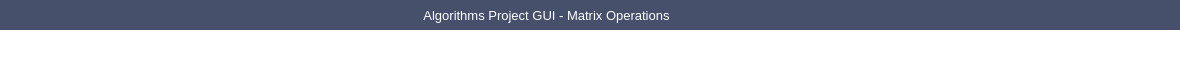
       <widget class="QFrame" name="frame_top">
        <property name="minimumSize">
         <size>
          <width>1180</width>
          <height>0</height>
         </size>
        </property>
        <property name="maximumSize">
         <size>
          <width>16777215</width>
          <height>60</height>
         </size>
        </property>
        <property name="styleSheet">
         <string notr="true">background-color: transparent;</string>
        </property>
        <property name="frameShape">
         <enum>QFrame::NoFrame</enum>
        </property>
        <property name="frameShadow">
         <enum>QFrame::Raised</enum>
        </property>
        <layout class="QHBoxLayout" name="horizontalLayout_27">
         <property name="spacing">
          <number>0</number>
         </property>
         <property name="leftMargin">
          <number>0</number>
         </property>
         <property name="topMargin">
          <number>0</number>
         </property>
         <property name="rightMargin">
          <number>0</number>
         </property>
         <property name="bottomMargin">
          <number>0</number>
         </property>
         <item>
          <widget class="QFrame" name="frame_top_right">
           <property name="styleSheet">
            <string notr="true">background: transparent;</string>
           </property>
           <property name="frameShape">
            <enum>QFrame::NoFrame</enum>
           </property>
           <property name="frameShadow">
            <enum>QFrame::Raised</enum>
           </property>
           <layout class="QVBoxLayout" name="verticalLayout_17">
            <property name="spacing">
             <number>0</number>
            </property>
            <property name="leftMargin">
             <number>0</number>
            </property>
            <property name="topMargin">
             <number>0</number>
            </property>
            <property name="rightMargin">
             <number>0</number>
            </property>
            <property name="bottomMargin">
             <number>0</number>
            </property>
            <item>
             <widget class="QFrame" name="frame_top_btns">
              <property name="maximumSize">
               <size>
                <width>16777215</width>
                <height>30</height>
               </size>
              </property>
              <property name="styleSheet">
               <string notr="true">background-color: rgba(33, 45, 76, 150);</string>
              </property>
              <property name="frameShape">
               <enum>QFrame::NoFrame</enum>
              </property>
              <property name="frameShadow">
               <enum>QFrame::Raised</enum>
              </property>
              <layout class="QHBoxLayout" name="horizontalLayout_28">
               <property name="spacing">
                <number>0</number>
               </property>
               <property name="leftMargin">
                <number>0</number>
               </property>
               <property name="topMargin">
                <number>0</number>
               </property>
               <property name="rightMargin">
                <number>0</number>
               </property>
               <property name="bottomMargin">
                <number>0</number>
               </property>
               <item>
                <widget class="QFrame" name="frame_label_top_btns">
                 <property name="minimumSize">
                  <size>
                   <width>0</width>
                   <height>30</height>
                  </size>
                 </property>
                 <property name="frameShape">
                  <enum>QFrame::NoFrame</enum>
                 </property>
                 <property name="frameShadow">
                  <enum>QFrame::Raised</enum>
                 </property>
                 <layout class="QHBoxLayout" name="horizontalLayout_29">
                  <property name="spacing">
                   <number>0</number>
                  </property>
                  <property name="leftMargin">
                   <number>8</number>
                  </property>
                  <property name="topMargin">
                   <number>0</number>
                  </property>
                  <property name="rightMargin">
                   <number>10</number>
                  </property>
                  <property name="bottomMargin">
                   <number>0</number>
                  </property>
                  <item>
                   <widget class="QFrame" name="frame_icon_top_bar">
                    <property name="minimumSize">
                     <size>
                      <width>0</width>
                      <height>30</height>
                     </size>
                    </property>
                    <property name="maximumSize">
                     <size>
                      <width>30</width>
                      <height>30</height>
                     </size>
                    </property>
                    <property name="styleSheet">
                     <string notr="true">background: transparent;
image: url(:/images/images/shutter_speed_white_24dp.svg);
background-position: center;
background-repeat: no-repeat;</string>
                    </property>
                    <property name="frameShape">
                     <enum>QFrame::StyledPanel</enum>
                    </property>
                    <property name="frameShadow">
                     <enum>QFrame::Raised</enum>
                    </property>
                   </widget>
                  </item>
                  <item>
                   <widget class="QLabel" name="label_title_bar_top">
                    <property name="minimumSize">
                     <size>
                      <width>0</width>
                      <height>30</height>
                     </size>
                    </property>
                    <property name="font">
                     <font>
                      <family>Segoe UI</family>
                      <pointsize>10</pointsize>
                      <weight>50</weight>
                      <bold>false</bold>
                     </font>
                    </property>
                    <property name="styleSheet">
                     <string notr="true">background: transparent;
margin-left: 5px;
color: rgb(255, 255, 255);</string>
                    </property>
                    <property name="text">
                     <string>Algorithms Project GUI - Matrix Operations</string>
                    </property>
                    <property name="alignment">
                     <set>Qt::AlignCenter</set>
                    </property>
                   </widget>
                  </item>
                 </layout>
                 <zorder>label_title_bar_top</zorder>
                 <zorder>frame_icon_top_bar</zorder>
                </widget>
               </item>
               <item>
                <widget class="QFrame" name="frame_btns_right">
                 <property name="maximumSize">
                  <size>
                   <width>120</width>
                   <height>16777215</height>
                  </size>
                 </property>
                 <property name="frameShape">
                  <enum>QFrame::NoFrame</enum>
                 </property>
                 <property name="frameShadow">
                  <enum>QFrame::Raised</enum>
                 </property>
                 <layout class="QHBoxLayout" name="horizontalLayout_30">
                  <property name="spacing">
                   <number>0</number>
                  </property>
                  <property name="leftMargin">
                   <number>0</number>
                  </property>
                  <property name="topMargin">
                   <number>0</number>
                  </property>
                  <property name="rightMargin">
                   <number>0</number>
                  </property>
                  <property name="bottomMargin">
                   <number>0</number>
                  </property>
                  <item>
                   <widget class="QPushButton" name="btn_minimize">
                    <property name="sizePolicy">
                     <sizepolicy hsizetype="Minimum" vsizetype="Expanding">
                      <horstretch>0</horstretch>
                      <verstretch>0</verstretch>
                     </sizepolicy>
                    </property>
                    <property name="minimumSize">
                     <size>
                      <width>0</width>
                      <height>30</height>
                     </size>
                    </property>
                    <property name="toolTip">
                     <string>Minimize</string>
                    </property>
                    <property name="styleSheet">
                     <string notr="true">QPushButton {	
	border: none;
	background-color: transparent;
}
QPushButton:hover {
	background-color: rgb(44, 49, 60)
}
QPushButton:pressed {	
	background-color: rgb(85, 170, 255);
}</string>
                    </property>
                    <property name="text">
                     <string/>
                    </property>
                    <property name="icon">
                     <iconset>
                      <normaloff>../images/minimize_white_24dp.svg</normaloff>../images/minimize_white_24dp.svg</iconset>
                    </property>
                   </widget>
                  </item>
                  <item>
                   <widget class="QPushButton" name="btn_maximize_restore">
                    <property name="sizePolicy">
                     <sizepolicy hsizetype="Minimum" vsizetype="Expanding">
                      <horstretch>0</horstretch>
                      <verstretch>0</verstretch>
                     </sizepolicy>
                    </property>
                    <property name="minimumSize">
                     <size>
                      <width>0</width>
                      <height>30</height>
                     </size>
                    </property>
                    <property name="toolTip">
                     <string>Maximize</string>
                    </property>
                    <property name="styleSheet">
                     <string notr="true">QPushButton {	
	border: none;
	background-color: transparent;
}
QPushButton:hover {
	background-color: rgb(44, 49, 60)
}
QPushButton:pressed {	
	background-color: rgb(85, 170, 255);
}</string>
                    </property>
                    <property name="text">
                     <string/>
                    </property>
                    <property name="icon">
                     <iconset>
                      <normaloff>../images/open_in_full_white_24dp.svg</normaloff>../images/open_in_full_white_24dp.svg</iconset>
                    </property>
                   </widget>
                  </item>
                  <item>
                   <widget class="QPushButton" name="btn_close">
                    <property name="sizePolicy">
                     <sizepolicy hsizetype="Minimum" vsizetype="Expanding">
                      <horstretch>0</horstretch>
                      <verstretch>0</verstretch>
                     </sizepolicy>
                    </property>
                    <property name="minimumSize">
                     <size>
                      <width>0</width>
                      <height>30</height>
                     </size>
                    </property>
                    <property name="toolTip">
                     <string>Close</string>
                    </property>
                    <property name="styleSheet">
                     <string notr="true">QPushButton {	
	border: none;
	background-color: transparent;
}
QPushButton:hover {
	background-color: rgb(44, 49, 60)
}
QPushButton:pressed {	
	background-color: rgb(85, 170, 255);
}</string>
                    </property>
                    <property name="text">
                     <string/>
                    </property>
                    <property name="icon">
                     <iconset>
                      <normaloff>../images/close_white_24dp.svg</normaloff>../images/close_white_24dp.svg</iconset>
                    </property>
                   </widget>
                  </item>
                 </layout>
                 <zorder>btn_minimize</zorder>
                 <zorder>btn_close</zorder>
                 <zorder>btn_maximize_restore</zorder>
                </widget>
               </item>
              </layout>
             </widget>
            </item>
            <item>
             <spacer name="verticalSpacer_6">
              <property name="orientation">
               <enum>Qt::Vertical</enum>
              </property>
              <property name="sizeHint" stdset="0">
               <size>
                <width>20</width>
                <height>40</height>
               </size>
              </property>
             </spacer>
            </item>
           </layout>
          </widget>
         </item>
        </layout>
       </widget>
